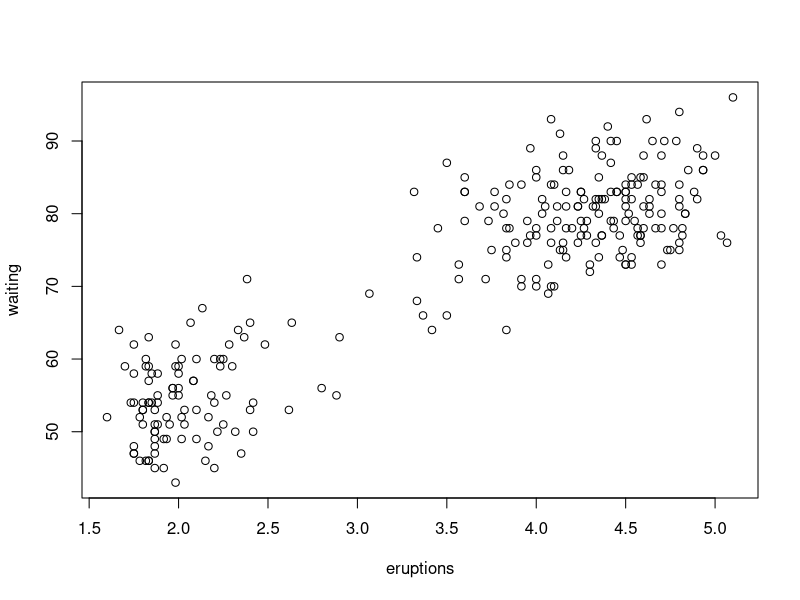
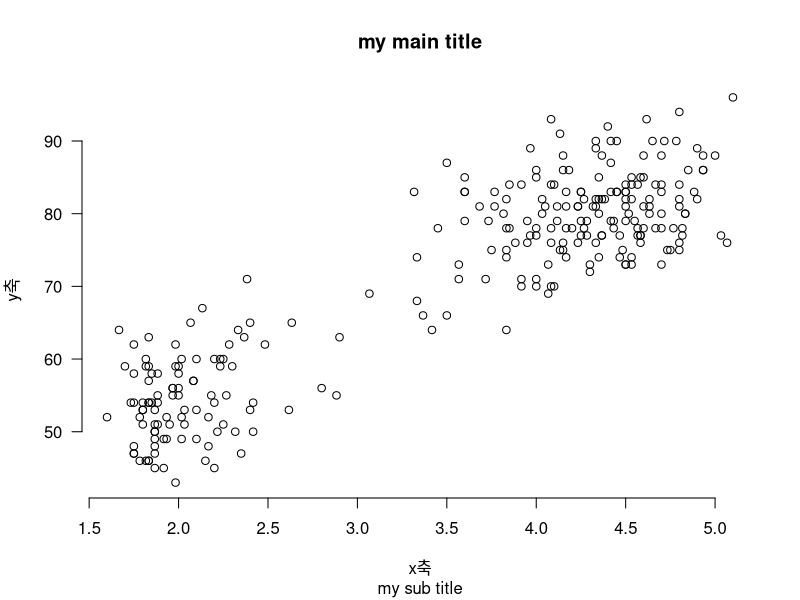
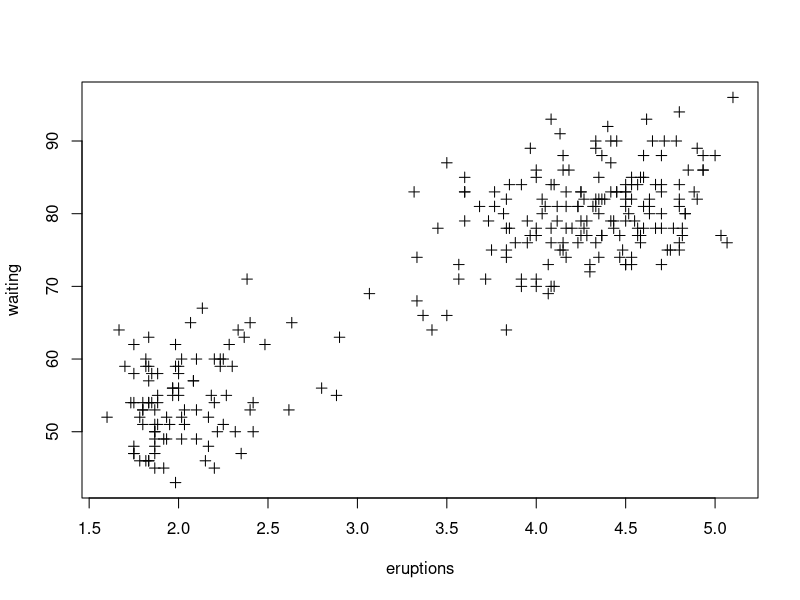
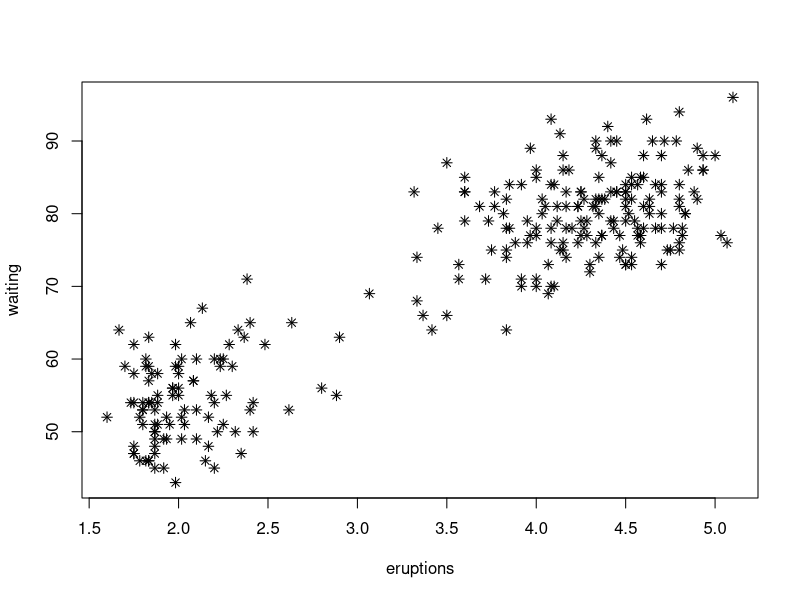
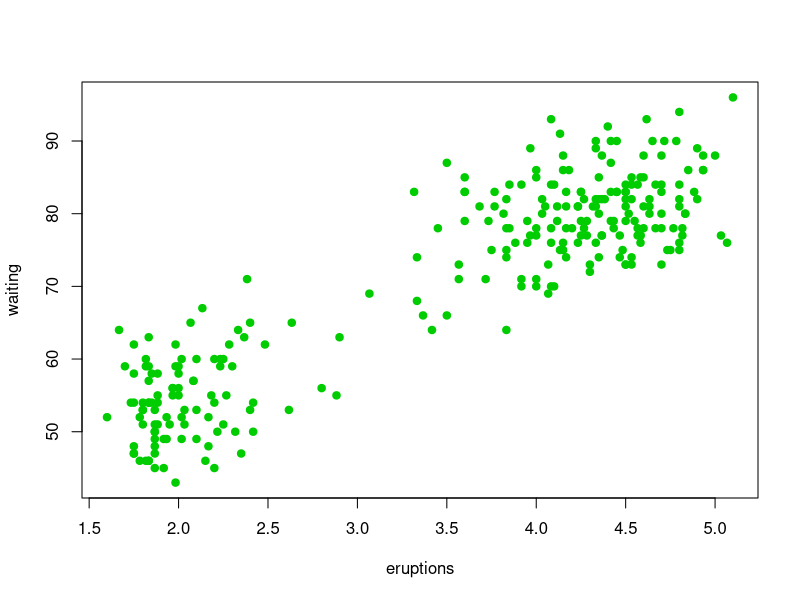
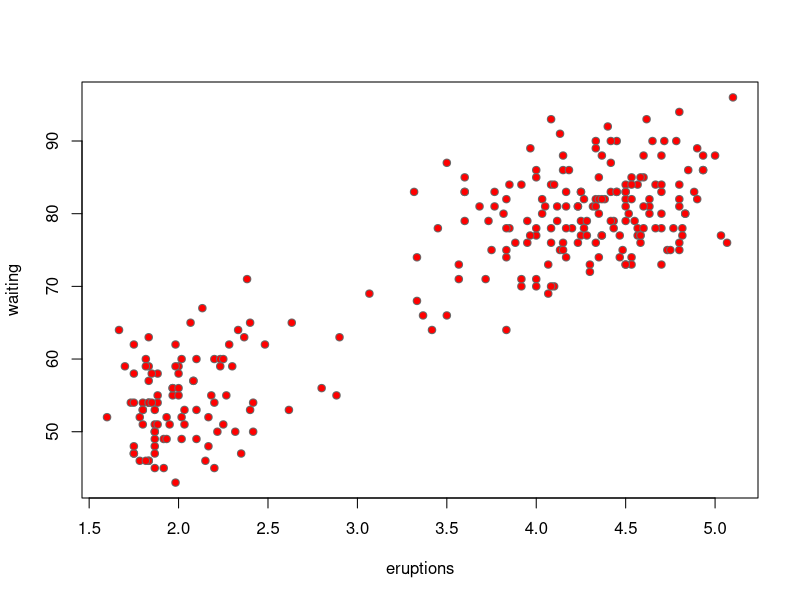
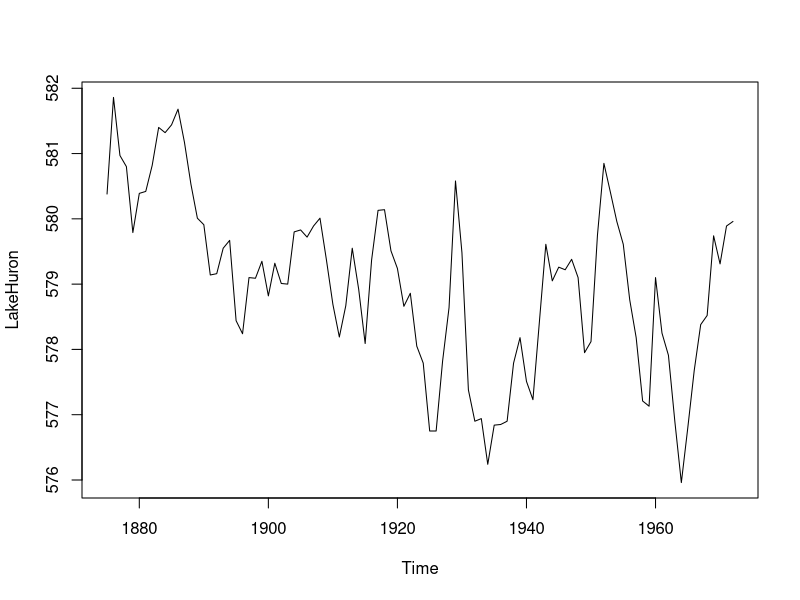
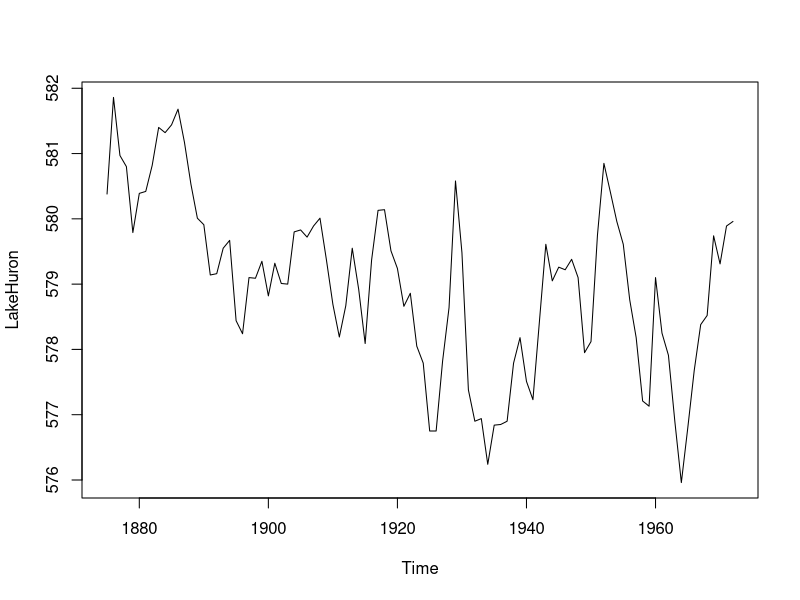

Source code (R) for these figures, in order: (Note: this script raises an error after producing the figures.)
# plot = 최소한의 그래프 생성해줌 

# 제목과 축
# 심볼과 선
# 그래프 유형
# 색상
# 크기
# 글꼴과 글씨체 

head(faithful)
str(faithful)

plot(faithful)

?par # 그래프 인수 설명서 


# 제목과 축 

plot(faithful,
     main = "my main title",
     sub = "my sub title",
     xlab = "x축",
     ylab = "y축",
     las=1, # las = 눈금 텍스트 방향 설정 0~3
     bty='n') # bty: 테두리 설정. o, n, l, ]


# 심볼과 선 
## 심볼옵션 = pch 인수 = 0~25까지 정수에 해당하는 심볼마크. 디폴트 = 1 (속이 빈 원)
### col = 윤곽선 컬러, bg = 칠하기

plot(faithful, pch=3)
plot(faithful, pch=8)
plot(faithful, pch=19, col='green3')
plot(faithful, pch=21, col='dimgray', bg='red')

## 선 옵션 = lty인수. 0~6, col인수 가능.

str(LakeHuron)
plot(LakeHuron)
plot(LakeHuron, lty="solid")
plot(LakeHuron, lty="dashed")
plot(LakeHuron, lty="dotted")
plot(LakeHuron, lty="dotdash")
plot(LakeHuron, lty="longdash")
plot(LakeHuron, lty="twodash", col='red')


#그래프 유형 
## plot에 명시적으로 그래프 유형을 지정정

str(pressure)
plot(pressure)
plot(pressure, type="p") # 산점도, 디폴트
plot(pressure, type="l") # 선
?plot
plot(pressure, type="b")
plot(pressure, type="o")
plot(pressure, type="h")
plot(pressure, type="s")
plot(pressure, type="n") # 빈 틀


## 고수준 함수로 틀만들고, 저수준 함수로 그린다
x <- 1:10
y1 <- exp(1:10)
y2 <- exp(10:1)
plot(x, y1, type="n")
lines(x, y1, type="o", pch=21, col='red')
lines(x, y2, type="o", pch=22, col='blue')


## 산점도 '뒤'에 grid 추가하기 (빈틀 > 격자선 > 점찍기)
plot(faithful, type="n")
grid() # 격자선
points(faithful, pch=19, col="blue") # 산점도


# 색상 지정
colors() # 사용가능한 색상 출력, 구글에 colors in r 검색
palette() # 1검 2붉 3초 4파 5사 6마 7노 8회 << col인수에 미리 정해진 인덱스 가능
palette((rainbow(6)))
palette() # 팔레트 커스텀지정
palette("default") # 되돌아가기
palette()

# col = "white" #FFFFFF, rgb(1, 1, 1), col=hsv(0, 0, 1) 이런식으로도 ok

n <- 12
pie(rep(1, n), col=1:n)

rainbow()
heat.colors()
terrain.colors()
topo.colors()
cm.colors()
gray()

pie(rep(1, n), col=rainbow(n))
pie(rep(1, n), col=heat.colors(n))
pie(rep(1, n), col=terrain.colors(n))
pie(rep(1, n), col=topo.colors(n))
pie(rep(1, n), col=cm.colors(n))
pie(rep(1, n), col=gray(level = seq(0, 1, length=n)))

pie(rep(1, n), col=rainbow(n, alpha = seq(0, 1, length=n)))

library(RColorBrewer) # 색상팔레트 제공
?RColorBrewer
display.brewer.all() # 색상 확인
display.brewer.pal(3, "Blues") # 지정한 팔레트의 지정한 개수만큼 출력

n <- 9
pie(rep(1,n), col=brewer.pal(n, "Blues"))
pie(rep(1,n), col=brewer.pal(n, "Greens"))
pie(rep(1,n), col=brewer.pal(n, "BuGn"))
pie(rep(1,n), col=brewer.pal(n, "GnBu"))



plot(faithful, pch=19, col="tomato",
     main = "my main title",
     sub = "my sub title",
     xlab = "x축",
     ylab = "y축",
     las=1, # las = 눈금 텍스트 방향 설정 0~3
     bty='n', # bty: 테두리 설정. o, n, l, ]
     col.main="navy",
     col.sub="purple",
     col.lab="royalblue",
     col.axis="brown") 


# 크기설정

k <- seq(0.5, 1.5, 0.25)
y <- rep(1, length(x))

plot(k, y, pch=19, cex=k, # 포인트에 대한 스케일값 지정
     main="effect of cex on symbol and text size")
text(x=k, y+0.2, labels = x, cex=x) # text의 x에 준 인수 k를 출력

plot(k, y, pch=19, cex=k, # 포인트에 대한 스케일값 지정
     main="effect of cex on symbol and text size",
     cex.main=1.5, # 제목
     cex.lab=1.0, # 축이름
     cex.axis=0.75) # 축레이블

## 선의 두께

plot(LakeHuron, lwd=1)
plot(LakeHuron, lwd=2)


# 글꼴과 글씨체
# family인수

windowsFonts() # 윈도우 환경 글꼴

plot(faithful, pch=19, col="tomato",
     main = "my main title",
     sub = "my sub title",
     xlab = "x축",
     ylab = "y축",
     family="sans") 

windowsFonts(
        A=windowsFont("Arial Black"),
        B=windowsFont("Book Antiqua"),
        c=windowsFont("Calisto MT")
)


plot(faithful, pch=19, col="tomato",
     main = "my main title",
     sub = "my sub title",
     xlab = "x축",
     ylab = "y축",
     family="C") 

plot(faithful, pch=19, col="cornflowerblue",
     main = "my main title",
     sub = "my sub title",
     xlab = "x축",
     ylab = "y축",
     family="serif",
     font.main=4, font.sub=1,
     font.lab=3, font.axis=2) 

























